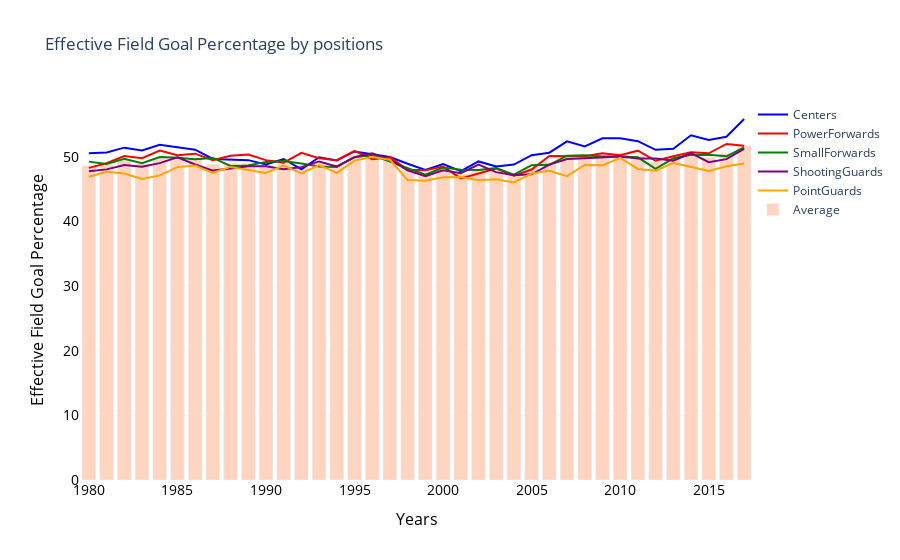

This figure's notebook cell:
### Markdown cell above
### Effective Field Goal Percentage

### Code cell
eFGc = go.Scatter(x=years_shotsgame, y=shots_game_c['eFG%'], name='Centers', marker=dict(color='blue'))
eFGpf = go.Scatter(x=years_shotsgame, y=shots_game_pf['eFG%'], name='PowerForwards', marker=dict(color='red'))
eFGsf = go.Scatter(x=years_shotsgame, y=shots_game_sf['eFG%'], name='SmallForwards', marker=dict(color='green'))
eFGsg = go.Scatter(x=years_shotsgame, y=shots_game_sg['eFG%'], name='ShootingGuards', marker=dict(color='purple'))
eFGpg = go.Scatter(x=years_shotsgame, y=shots_game_pg['eFG%'], name='PointGuards', marker=dict(color='orange'))
eFGgen = go.Bar(x=years_shotsgame, y=shots_game_gen['eFG%'], name='Average', marker=dict(color='#FFD5C1'))

data=[eFGc,eFGpf,eFGsf,eFGsg,eFGpg,eFGgen]
layout=go.Layout(
	title='Effective Field Goal Percentage by positions',
	xaxis=dict(
		title='Years',
		titlefont=dict(size=16, color='#000000'),
		tickfont=dict(size=14, color='#000000')
	),
	yaxis=dict(
		title='Effective Field Goal Percentage',
		titlefont=dict(size=16, color='#000000'),
		tickfont=dict(size=14, color='#000000'),
        showgrid=True, gridwidth=0.2, gridcolor='#D7DBDD'
	),	
	legend=dict(
		x=1,
		y=1.0,
		bgcolor='white',
		bordercolor='black'
	),
    plot_bgcolor='white',
	barmode='group',
	bargap=0.15,
	bargroupgap=0.1
)

fig = go.Figure(data=data, layout=layout)
pyo.iplot(fig)

### Figure 1 — Plotly figure (JSON) as saved in the notebook; plotly's stock layout.template omitted (floating-point values rounded to 4 significant figures)
{"data": [{"marker": {"color": "blue"}, "name": "Centers", "type": "scatter", "x": [1980, 1981, 1982, 1983, 1984, 1985, 1986, 1987, 1988, 1989, 1990, 1991, 1992, 1993, 1994, 1995, 1996, 1997, 1998, 1999, 2000, 2001, 2002, 2003, 2004, 2005, 2006, 2007, 2008, 2009, 2010, 2011, 2012, 2013, 2014, 2015, 2016, 2017], "y": [50.51, 50.64, 51.39, 50.96, 51.82, 51.44, 51.07, 49.65, 49.56, 49.46, 48.79, 49.64, 48.04, 49.9, 49.42, 50.8, 50.36, 49.94, 48.9, 47.95, 48.84, 47.75, 49.26, 48.47, 48.77, 50.23, 50.61, 52.37, 51.57, 52.84, 52.85, 52.39, 51.06, 51.23, 53.3, 52.56, 53.08, 55.82]}, {"marker": {"color": "red"}, "name": "PowerForwards", "type": "scatter", "x": [1980, 1981, 1982, 1983, 1984, 1985, 1986, 1987, 1988, 1989, 1990, 1991, 1992, 1993, 1994, 1995, 1996, 1997, 1998, 1999, 2000, 2001, 2002, 2003, 2004, 2005, 2006, 2007, 2008, 2009, 2010, 2011, 2012, 2013, 2014, 2015, 2016, 2017], "y": [48.26, 48.98, 50.08, 49.76, 50.93, 50.22, 50.46, 49.44, 50.14, 50.33, 49.46, 49.07, 50.59, 49.75, 49.46, 50.91, 49.61, 49.92, 47.96, 47.89, 48.46, 46.63, 47.39, 48.15, 47.07, 48, 50.1, 50.03, 50.05, 50.54, 50.23, 50.92, 49.36, 50.07, 50.69, 50.52, 51.96, 51.68]}, {"marker": {"color": "green"}, "name": "SmallForwards", "type": "scatter", "x": [1980, 1981, 1982, 1983, 1984, 1985, 1986, 1987, 1988, 1989, 1990, 1991, 1992, 1993, 1994, 1995, 1996, 1997, 1998, 1999, 2000, 2001, 2002, 2003, 2004, 2005, 2006, 2007, 2008, 2009, 2010, 2011, 2012, 2013, 2014, 2015, 2016, 2017], "y": [49.23, 48.87, 49.68, 49, 49.93, 49.82, 49.58, 49.8, 48.57, 48.62, 49.19, 49.32, 48.93, 48.48, 48.41, 49.92, 50.25, 49.25, 48.16, 47.22, 48.31, 47.97, 47.92, 48.24, 47.21, 48.67, 48.74, 50.15, 50.23, 50.01, 50.04, 49.9, 48.12, 49.74, 50.27, 50.31, 50.05, 51.41]}, {"marker": {"color": "purple"}, "name": "ShootingGuards", "type": "scatter", "x": [1980, 1981, 1982, 1983, 1984, 1985, 1986, 1987, 1988, 1989, 1990, 1991, 1992, 1993, 1994, 1995, 1996, 1997, 1998, 1999, 2000, 2001, 2002, 2003, 2004, 2005, 2006, 2007, 2008, 2009, 2010, 2011, 2012, 2013, 2014, 2015, 2016, 2017], "y": [47.75, 48.03, 48.71, 48.45, 49, 49.88, 48.79, 47.84, 48.17, 48.51, 48.51, 48.07, 48.38, 49.26, 48.48, 49.93, 50.53, 49.54, 47.87, 46.98, 47.9, 47.45, 48.78, 47.6, 47.12, 47.27, 48.77, 49.64, 49.74, 49.9, 50.03, 49.71, 49.72, 49.38, 50.53, 49.14, 49.61, 51.21]}, {"marker": {"color": "orange"}, "name": "PointGuards", "type": "scatter", "x": [1980, 1981, 1982, 1983, 1984, 1985, 1986, 1987, 1988, 1989, 1990, 1991, 1992, 1993, 1994, 1995, 1996, 1997, 1998, 1999, 2000, 2001, 2002, 2003, 2004, 2005, 2006, 2007, 2008, 2009, 2010, 2011, 2012, 2013, 2014, 2015, 2016, 2017], "y": [46.88, 47.67, 47.39, 46.54, 47.1, 48.38, 48.62, 47.5, 48.41, 47.95, 47.49, 48.62, 47.4, 48.7, 47.49, 49.39, 49.95, 49.52, 46.38, 46.29, 46.81, 46.84, 46.36, 46.51, 46, 47.39, 47.82, 46.99, 48.72, 48.65, 49.81, 48.1, 47.83, 49.03, 48.37, 47.78, 48.52, 48.94]}, {"marker": {"color": "#FFD5C1"}, "name": "Average", "type": "bar", "x": [1980, 1981, 1982, 1983, 1984, 1985, 1986, 1987, 1988, 1989, 1990, 1991, 1992, 1993, 1994, 1995, 1996, 1997, 1998, 1999, 2000, 2001, 2002, 2003, 2004, 2005, 2006, 2007, 2008, 2009, 2010, 2011, 2012, 2013, 2014, 2015, 2016, 2017], "y": [48.59, 48.79, 49.47, 48.91, 49.73, 49.98, 49.76, 48.81, 48.94, 48.98, 48.68, 48.93, 48.68, 49.19, 48.65, 50.16, 50.11, 49.62, 47.82, 47.23, 48.05, 47.3, 47.9, 47.76, 47.14, 48.26, 49.18, 49.8, 50.02, 50.36, 50.5, 50.09, 49.13, 49.84, 50.47, 49.88, 50.5, 51.73]}], "layout": {"bargap": 0.15, "bargroupgap": 0.1, "barmode": "group", "legend": {"bgcolor": "white", "bordercolor": "black", "x": 1, "y": 1}, "plot_bgcolor": "white", "title": {"text": "Effective Field Goal Percentage by positions"}, "xaxis": {"tickfont": {"color": "#000000", "size": 14}, "title": {"font": {"color": "#000000", "size": 16}, "text": "Years"}}, "yaxis": {"gridcolor": "#D7DBDD", "gridwidth": 0.2, "showgrid": true, "tickfont": {"color": "#000000", "size": 14}, "title": {"font": {"color": "#000000", "size": 16}, "text": "Effective Field Goal Percentage"}}}}
